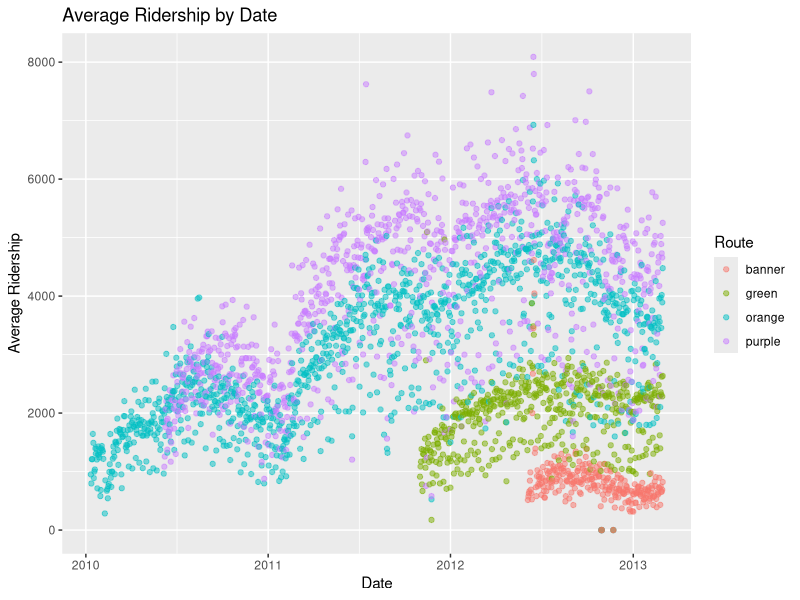
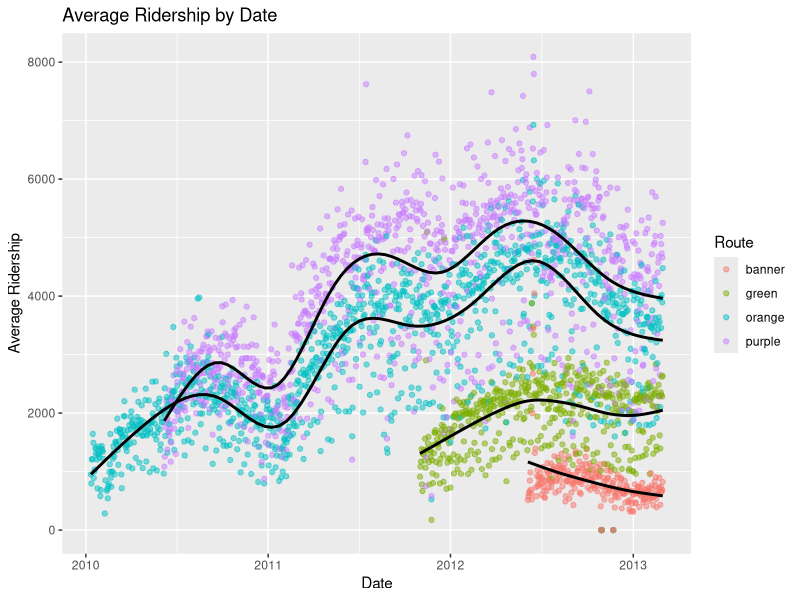
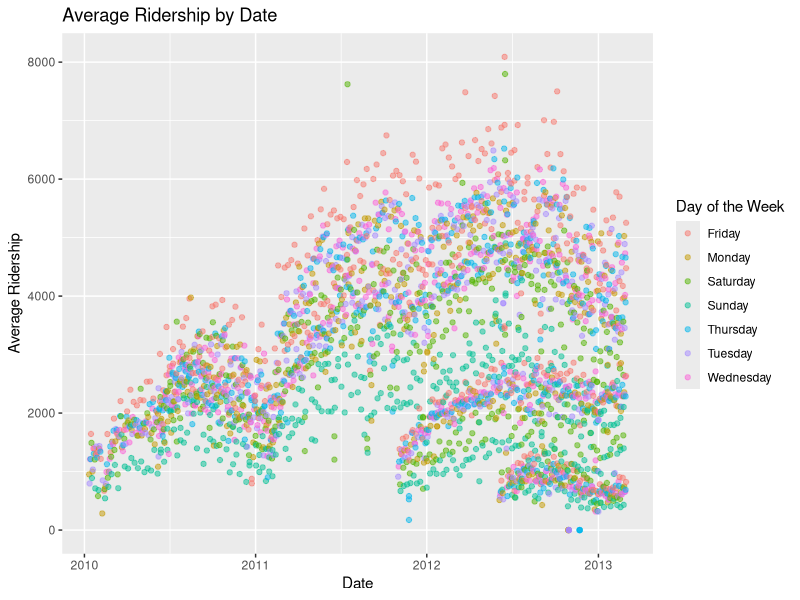
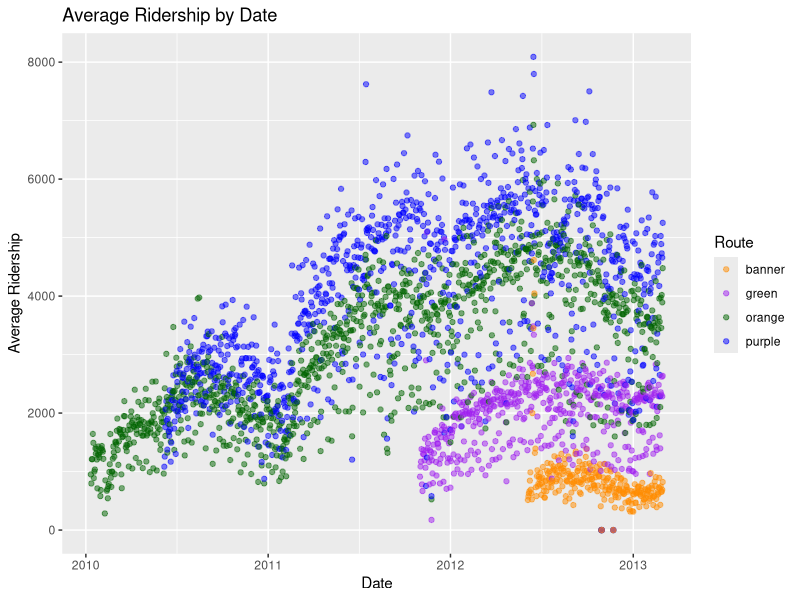
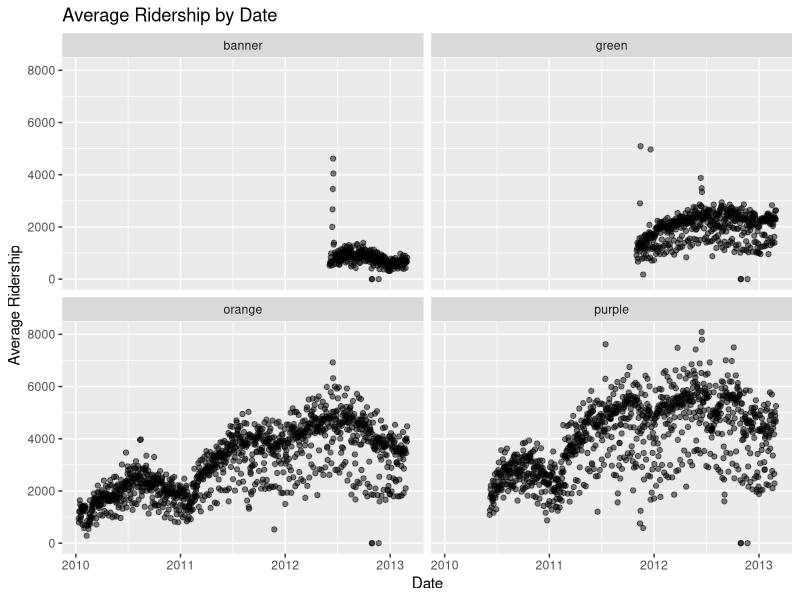
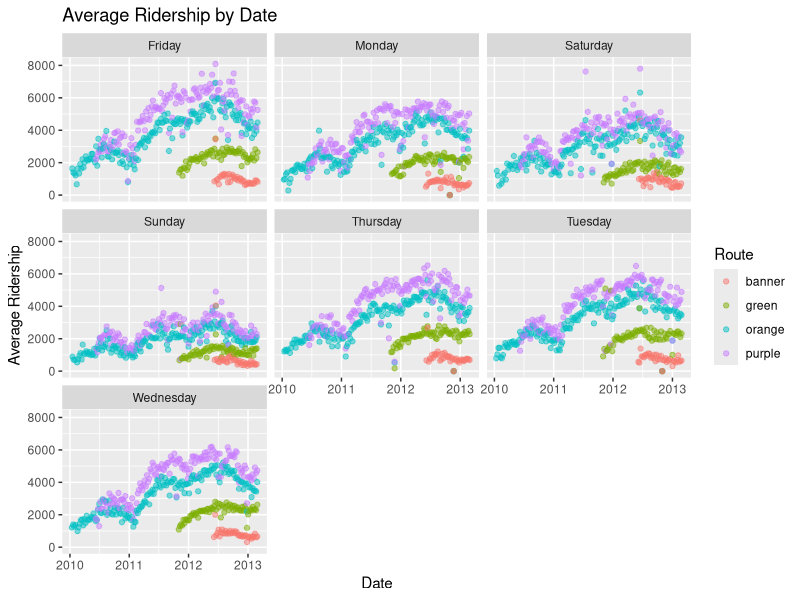
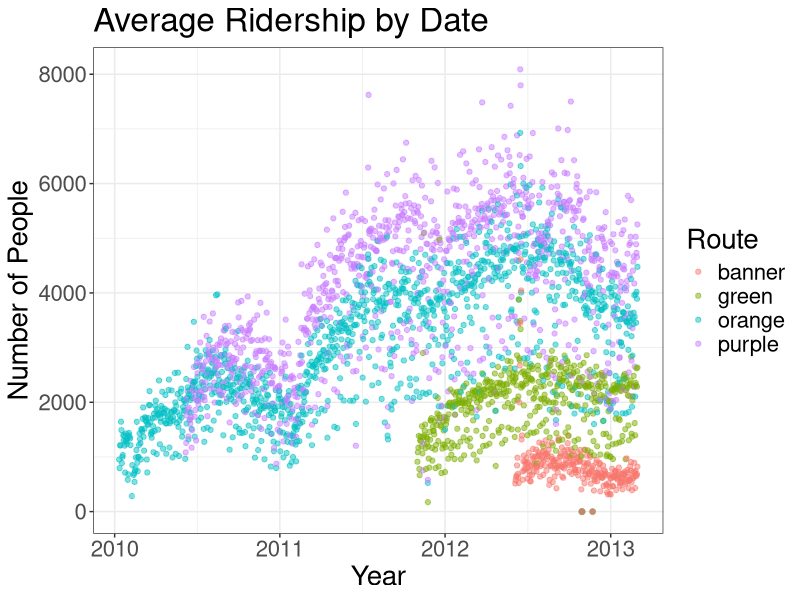
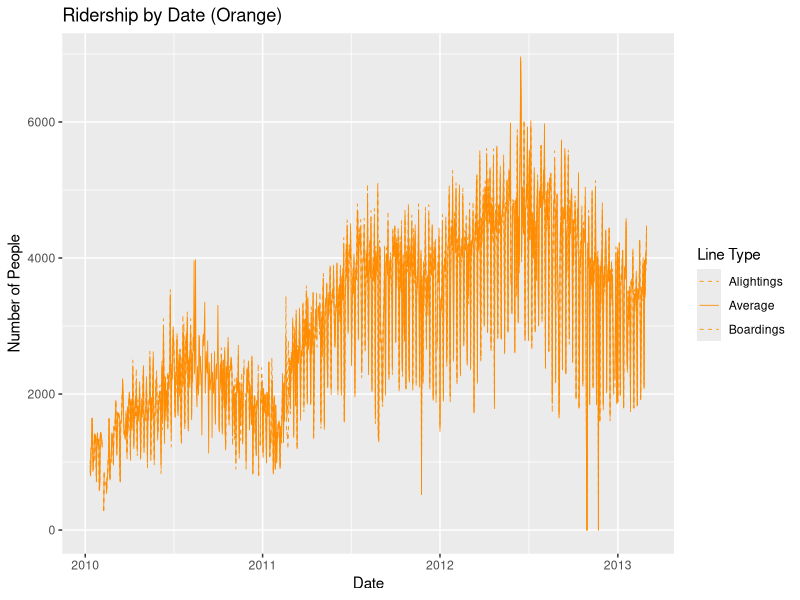

Here is the R script that generated these plots, in order:
library(tidyverse)
library(lubridate)

circ <- read_csv("Charm_City_Circulator_Ridership.csv")

# Convert dates
circ <- circ |> mutate(date = mdy(date))

# Change column names for reshaping
colnames(circ) <- colnames(circ) |>
  str_replace("Board", ".Board") |>
  str_replace("Alight", ".Alight") |>
  str_replace("Average", ".Average")

# Make long format by route/type
long <- circ |>
  pivot_longer(
    c(
      starts_with("orange"),
      starts_with("purple"),
      starts_with("green"),
      starts_with("banner")
    ),
    names_to = "var",
    values_to = "number"
  )

# Separate route/type into route and type
long <- long |>
  separate(var, into = c("route", "type"), sep = "[.]")

# Make wide format by type
type_wide <- long |>
  spread(type, value = number)

# Extract just average ridership per day
avg <- long |>
  filter(type == "Average", !is.na(number)) |>
  select(-type) |>
  rename(Average = number)



# Problem 1. Plot average ridership by date using a scatterplot. 
ggplot(avg, aes(x = date, y = Average, color = route)) +
  geom_point(alpha = 0.5) +
  labs(
    title = "Average Ridership by Date",
    x = "Date",
    y = "Average Ridership",
    color = "Route"
  ) 

ggplot(avg, aes(x = date, y = Average, color = route)) +
  geom_point(alpha = 0.5) +  
  geom_smooth(se = FALSE, color = "black", aes(group = route)) +
  labs(
    title = "Average Ridership by Date",
    x = "Date",
    y = "Average Ridership",
    color = "Route"
  )

# Problem 2. Color the points by day of the week.
ggplot(avg, aes(x = date, y = Average, color = day)) +
  geom_point(alpha = 0.5) +
  labs(
    title = "Average Ridership by Date",
    x = "Date",
    y = "Average Ridership",
    color = "Day of the Week"
  )

# Problem 3. Color the points by route. Use the following palette
pal <- c("darkorange", "purple", "darkgreen", "blue")

ggplot(avg, aes(x = date, y = Average, color = route)) +
  geom_point(alpha = 0.5) +
  scale_color_manual(values = pal) +
  labs(
    title = "Average Ridership by Date",
    x = "Date",
    y = "Average Ridership",
    color = "Route"
  ) 

# Problem 4. Plot average ridership by date in separate panels by route.
ggplot(avg, aes(x = date, y = Average)) +
  geom_point(alpha = 0.5) + 
  facet_wrap(~ route) + 
  labs(
    title = "Average Ridership by Date",
    x = "Date",
    y = "Average Ridership")

# Problem 5. Plot average ridership by date in separate panels by day of the week. Color the points by route.
ggplot(avg, aes(x = date, y = Average, color = route)) +
  geom_point(alpha = 0.5) +  
  facet_wrap(~ day) + 
  labs(
    title = "Average Ridership by Date",
    x = "Date",
    y = "Average Ridership",
    color = "Route"
  ) 

# Problem 6. Plot average ridership by date. Color the points by route. Customize the plot:
ggplot(avg, aes(x = date, y = Average, color = route)) +
  geom_point(alpha = 0.5) + 
  labs(
    title = "Average Ridership by Date",
    x = "Year",  
    y = "Number of People",  
    color = "Route"
  ) +
  theme_bw() +  
  theme(text = element_text(size = 20))

# Problem 7.
ggplot(filter(long, route == "orange"), aes(x = date, y = number, linetype = type)) + 
  geom_line(color = "darkorange", size = 0.3) + 
  scale_linetype_manual(values = c("Average" = "solid", "Boardings" = "dashed", "Alightings" = "dashed")) +
  labs(
    title = "Ridership by Date (Orange)",
    x = "Date",
    y = "Number of People",
    linetype = "Line Type"
  )

# Assess whether the boardings and alightings differ from the average values.

# Dashed lines for Boardings and Alightings are hard to see, 
# b/c the solid line for Average overrides them. 
# So, there isn't a big difference b/w Average and Boardings or Alightings.

